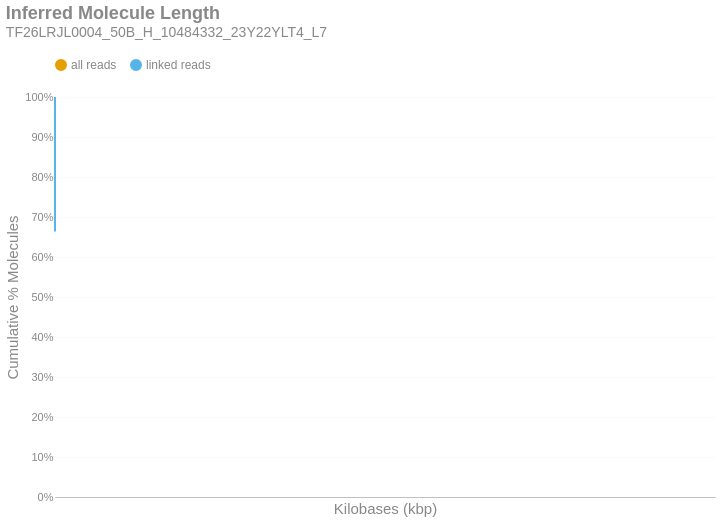

The notebook cell saved with this chart:
### Markdown cell above
### Inferred Molecule Length
This is the cumulative frequency distribution of molecule lengths inferred from the first and last alignment positions along a contig for all alignments associated with a single linked-read barcode on a given contig.There are two distributions: one with `all` the alignments (yellow) and another with only `linked reads` (blue). The percent of molecules in the `linked reads` distribution is relative to the total number of linked molecules.

### Code cell
if SKIPLR:
    print_html(f"Skipped")
else:
    binned_df = consolidated_hist(valids['length_inferred']/1000, mask, 10, True)
    binned_df = binned_df.with_columns(
        pl.when(pl.col('bin').cast(pl.Utf8) == '0').then(pl.lit('1')).otherwise(pl.col('bin').cast(pl.Utf8)).alias('bin')
    )
    with SafeRender(binned_df):
        (
            density_plot(binned_df, 'Inferred Molecule Length', samplename, 'inferredlen')
            .transform_calculate(bin_kb='datum.bin / 1000')
            .encode(
                x=alt.X('bin_kb:Q', title="Kilobases (kbp)").scale(type='log', padding=0).axis(labelAngle=-40),
                y=alt.Y('value:Q', title='Cumulative % Molecules')
                    .axis(format='%')
                    .stack(False)
                    .scale(domainMin=0, domainMax=1,padding=0),
                color=alt.Color("key:N").scale(domain = ["all reads", "linked reads"]),
                tooltip = [
                    alt.Tooltip("key:N", title = "Data Type"),
                    alt.Tooltip("range_label:N", title="Kilobases"),
                    alt.Tooltip("value:Q", format = ".2%", title="% Molecules (Cum.)")
                ]
            )
        ).display()

### Figure 1 — Vega-Lite specification as saved in the notebook (floating-point values rounded to 4 significant figures)
{"width": "container", "height": 400, "config": {"title": {"anchor": "start", "dy": -15, "fontSize": 18, "color": "#888888", "subtitleColor": "#888888", "subtitleFontSize": 14}, "arc": {"fill": "#0072B2"}, "axis": {"domainColor": "#888888", "domainWidth": 0.5, "gridWidth": 0.2, "grid": false, "titleFontWeight": 400, "titleFontSize": 15, "labelFontSize": 11, "labelColor": "#888888", "tickColor": "#888888", "tickWidth": 0.2, "titleColor": "#888888"}, "axisBand": {"grid": false}, "axisX": {"grid": true, "tickSize": 10, "domainCap": "round"}, "axisY": {"domain": false, "grid": true, "tickSize": 0, "domainCap": "round"}, "background": "transparent", "header": {"labelFontSize": 15, "labelColor": "#888888", "titleFontSize": 15, "titleFontWeight": 600, "titleColor": "#888888"}, "legend": {"labelFont": "sans-serif", "labelFontSize": 12, "labelColor": "#888888", "symbolSize": 100, "symbolType": "circle", "titleFontSize": 12, "titlePadding": 10, "titleColor": "#888888", "title": null, "orient": "top"}, "range": {"category": ["#E69F00", "#56B4E9", "#009E73", "#F0E442", "#0072B2", "#D55E00", "#CC79A7", "#000000"], "diverging": ["#cfe8f3", "#a2d4ec", "#73bfe2", "#46abdb", "#1696d2", "#12719e"]}, "area": {"fill": "#0072B2", "fillOpacity": 0.7, "line": true, "strokeOpacity": 0.7}, "line": {"color": "#0072B2", "stroke": "#0072B2", "strokeWidth": 2}, "trail": {"color": "#0072B2", "stroke": "#0072B2", "strokeWidth": 0, "size": 1}, "point": {"filled": true, "fillOpacity": 1.0, "size": 95}, "text": {"color": "#888888", "fontSize": 11, "align": "right", "fontWeight": 400, "size": 11}, "bar": {"fill": "#0072B2", "stroke": null}, "view": {"stroke": null, "continuousWidth": 660, "continuousHeight": 400}}, "data": {"name": "data-26f0fa7a8c751b347a05d33070612fe4"}, "mark": {"type": "line", "interpolate": "monotone", "point": {"opacity": 0, "size": 275}}, "encoding": {"color": {"field": "key", "scale": {"domain": ["all reads", "linked reads"]}, "type": "nominal"}, "tooltip": [{"field": "key", "title": "Data Type", "type": "nominal"}, {"field": "range_label", "title": "Kilobases", "type": "nominal"}, {"field": "value", "format": ".2%", "title": "% Molecules (Cum.)", "type": "quantitative"}], "x": {"axis": {"labelAngle": -40}, "field": "bin_kb", "scale": {"type": "log", "padding": 0}, "title": "Kilobases (kbp)", "type": "quantitative"}, "y": {"axis": {"format": "%"}, "field": "value", "scale": {"domainMin": 0, "domainMax": 1, "padding": 0}, "stack": false, "title": "Cumulative % Molecules", "type": "quantitative"}}, "params": [{"name": "param_c36ac31b6afebe62", "select": {"type": "point", "fields": ["key"]}, "bind": "legend"}], "title": {"text": "Inferred Molecule Length", "subtitle": "TF26LRJL0004_50B_H_10484332_23Y22YLT4_L7"}, "transform": [{"fold": ["all reads (cumsum)", "linked reads (cumsum)"]}, {"calculate": "replace(datum.key, ' (cumsum)', '')", "as": "key"}, {"filter": {"param": "param_c36ac31b6afebe62"}}, {"calculate": "datum.bin / 1000", "as": "bin_kb"}], "usermeta": {"embedOptions": {"downloadFileName": "TF26LRJL0004_50B_H_10484332_23Y22YLT4_L7.inferredlen"}}, "$schema": "https://vega.github.io/schema/vega-lite/v6.4.1.json", "datasets": {"data-26f0fa7a8c751b347a05d33070612fe4": [{"bin": "0.0", "interval": "0.0-10.0", "all reads": 0.8879, "linked reads": 0.6636, "all reads (cumsum)": 0.8879, "linked reads (cumsum)": 0.6636, "range_label": "0-9"}, {"bin": "10.0", "interval": "10.0-20.0", "all reads": 0.07241, "linked reads": 0.2171, "all reads (cumsum)": 0.9603, "linked reads (cumsum)": 0.8808, "range_label": "10-19"}, {"bin": "20.0", "interval": "20.0-30.0", "all reads": 0.02554, "linked reads": 0.07682, "all reads (cumsum)": 0.9859, "linked reads (cumsum)": 0.9576, "range_label": "20-29"}, {"bin": "30.0", "interval": "30.0-40.0", "all reads": 0.008924, "linked reads": 0.02677, "all reads (cumsum)": 0.9948, "linked reads (cumsum)": 0.9844, "range_label": "30-39"}, {"bin": "40.0", "interval": "40.0-50.0", "all reads": 0.003554, "linked reads": 0.0106, "all reads (cumsum)": 0.9984, "linked reads (cumsum)": 0.995, "range_label": "40-49"}, {"bin": "50.0", "interval": "50.0-60.0", "all reads": 0.001104, "linked reads": 0.003372, "all reads (cumsum)": 0.9995, "linked reads (cumsum)": 0.9983, "range_label": "50-59"}, {"bin": "60.0", "interval": "60.0-70.0", "all reads": 0.0003571, "linked reads": 0.001096, "all reads (cumsum)": 0.9998, "linked reads (cumsum)": 0.9994, "range_label": "60-69"}, {"bin": "70.0", "interval": "70.0-80.0", "all reads": 0.0001159, "linked reads": 0.0003544, "all reads (cumsum)": 0.9999, "linked reads (cumsum)": 0.9998, "range_label": "70-79"}, {"bin": "80.0", "interval": "80.0-90.0", "all reads": 4.263e-05, "linked reads": 0.0001312, "all reads (cumsum)": 1.0, "linked reads (cumsum)": 0.9999, "range_label": "80-89"}, {"bin": "90.0", "interval": "90.0-100.0", "all reads": 1.732e-05, "linked reads": 5.329e-05, "all reads (cumsum)": 1.0, "linked reads (cumsum)": 1.0, "range_label": "90-99"}, {"bin": "100.0", "interval": "100.0-110.0", "all reads": 6.904e-06, "linked reads": 2.124e-05, "all reads (cumsum)": 1.0, "linked reads (cumsum)": 1.0, "range_label": "100-109"}, {"bin": "110.0", "interval": "110.0-120.0", "all reads": 2.665e-06, "linked reads": 8.198e-06, "all reads (cumsum)": 1.0, "linked reads (cumsum)": 1.0, "range_label": "110-119"}, {"bin": "120.0", "interval": "120.0-130.0", "all reads": 9.69e-07, "linked reads": 2.981e-06, "all reads (cumsum)": 1.0, "linked reads (cumsum)": 1.0, "range_label": "120-129"}, {"bin": "130.0", "interval": "130.0-140.0", "all reads": 1.211e-07, "linked reads": 3.726e-07, "all reads (cumsum)": 1.0, "linked reads (cumsum)": 1.0, "range_label": "130-139"}, {"bin": "140.0", "interval": "140.0-150.0", "all reads": 0.0, "linked reads": 0.0, "all reads (cumsum)": 1.0, "linked reads (cumsum)": 1.0, "range_label": "140-149"}, {"bin": "150.0", "interval": "150.0-160.0", "all reads": 1.211e-07, "linked reads": 3.726e-07, "all reads (cumsum)": 1.0, "linked reads (cumsum)": 1.0, "range_label": "150-159"}, {"bin": "160.0", "interval": "160.0-170.0", "all reads": 1.211e-07, "linked reads": 3.726e-07, "all reads (cumsum)": 1.0, "linked reads (cumsum)": 1.0, "range_label": "160-169"}]}}
